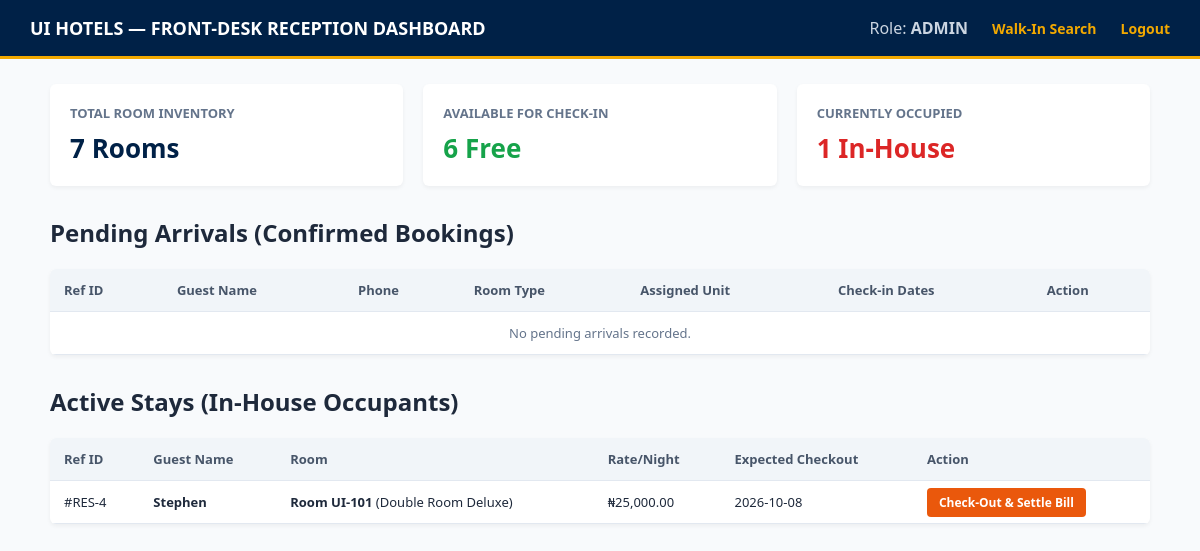
/dashboard.php (signed in), run on the app's committed database.
### tables this page shows
CREATE TABLE `reservations` (
  `reservation_id` int(11) NOT NULL,
  `guest_id` int(11) NOT NULL,
  `room_id` int(11) NOT NULL,
  `created_by` int(11) NOT NULL,
  `check_in` date NOT NULL,
  `check_out` date NOT NULL,
  `status` enum('Confirmed','Checked-in','Completed','Cancelled') DEFAULT 'Confirmed',
  `created_at` timestamp NOT NULL DEFAULT current_timestamp()
);

CREATE TABLE `guests` (
  `guest_id` int(11) NOT NULL,
  `full_name` varchar(120) NOT NULL,
  `phone` varchar(20) NOT NULL,
  `email` varchar(120) DEFAULT NULL,
  `address` text DEFAULT NULL
);

CREATE TABLE `rooms` (
  `room_id` int(11) NOT NULL,
  `room_number` varchar(10) NOT NULL,
  `type_id` int(11) NOT NULL,
  `status` enum('available','occupied','maintenance') DEFAULT 'available'
);

CREATE TABLE `room_types` (
  `type_id` int(11) NOT NULL,
  `type_name` varchar(60) NOT NULL,
  `rate_per_night` decimal(10,2) NOT NULL,
  `max_occupancy` int(11) NOT NULL
);

### dashboard.php (the view, shortened to what this page needs)
<?php
require_once 'db.php';
$total_rooms     = $pdo->query("SELECT COUNT(*) FROM rooms")->fetchColumn();
$occupied_rooms  = $pdo->query("SELECT COUNT(*) FROM rooms WHERE status = 'occupied'")->fetchColumn();
$available_rooms = $pdo->query("SELECT COUNT(*) FROM rooms WHERE status = 'available'")->fetchColumn();
$arr_stmt = $pdo->query("
    SELECT res.*, g.full_name, g.phone, r.room_number, rt.type_name
    FROM reservations res
    JOIN guests g ON res.guest_id = g.guest_id
    JOIN rooms r ON res.room_id = r.room_id
    JOIN room_types rt ON r.type_id = rt.type_id
    WHERE res.status = 'Confirmed'
    ORDER BY res.check_in ASC
");
$arrivals = $arr_stmt->fetchAll();
$stay_stmt = $pdo->query("
    SELECT res.*, g.full_name, r.room_number, rt.type_name, rt.rate_per_night
    FROM reservations res
    JOIN guests g ON res.guest_id = g.guest_id
    JOIN rooms r ON res.room_id = r.room_id
    JOIN room_types rt ON r.type_id = rt.type_id
    WHERE res.status = 'Checked-in'
    ORDER BY res.check_out ASC
");
$active_stays = $stay_stmt->fetchAll();
?>
<!DOCTYPE html>
<html lang="en">
<head>
</head>
<body>
    <div class="header">
        <h1>UI HOTELS — FRONT-DESK RECEPTION DASHBOARD</h1>
        <div class="nav-links">
            <span style="color:#cbd5e1;">Role: <strong><?php echo strtoupper($_SESSION['role']); ?></strong></span>
            <a href="reservations.php">Walk-In Search</a>
            <a href="logout.php">Logout</a>
        </div>
    </div>
    <div class="container">
        <div class="metric-cards">
            <div class="card">
                <h3>Total Room Inventory</h3>
                <div class="count"><?php echo $total_rooms; ?> Rooms</div>
            </div>
            <div class="card">
                <h3>Available for Check-In</h3>
                <div class="count" style="color:#16a34a;"><?php echo $available_rooms; ?> Free</div>
            </div>
            <div class="card">
                <h3>Currently Occupied</h3>
                <div class="count" style="color:#dc2626;"><?php echo $occupied_rooms; ?> In-House</div>
            </div>
        </div>
        <h2>Pending Arrivals (Confirmed Bookings)</h2>
        <table>
            <thead>
                <tr>
                    <th>Ref ID</th>
                    <th>Guest Name</th>
                    <th>Phone</th>
                    <th>Room Type</th>
                    <th>Assigned Unit</th>
                    <th>Check-in Dates</th>
                    <th>Action</th>
                </tr>
            </thead>
            <tbody>
                <?php if (empty($arrivals)): ?>
                    <tr><td colspan="7" style="text-align:center;color:#64748b;">No pending arrivals recorded.</td></tr>
                <?php else: foreach ($arrivals as $a): ?>
                    <tr>
                        <td>#RES-<?php echo $a['reservation_id']; ?></td>
                        <td><strong><?php echo htmlspecialchars($a['full_name']); ?></strong></td>
                        <td><?php echo htmlspecialchars($a['phone']); ?></td>
                        <td><?php echo htmlspecialchars($a['type_name']); ?></td>
                        <td><strong>Room <?php echo htmlspecialchars($a['room_number']); ?></strong></td>
                        <td><?php echo $a['check_in'] . " to " . $a['check_out']; ?></td>
                        <td><a href="dashboard.php?checkin_id=<?php echo $a['reservation_id']; ?>" class="btn btn-in">Check-in Guest</a></td>
                    </tr>
                <?php endforeach; endif; ?>
            </tbody>
        </table>
        <h2>Active Stays (In-House Occupants)</h2>
        <table>
            <thead>
                <tr>
                    <th>Ref ID</th>
                    <th>Guest Name</th>
                    <th>Room</th>
                    <th>Rate/Night</th>
                    <th>Expected Checkout</th>
                    <th>Action</th>
                </tr>
            </thead>
            <tbody>
                <?php if (empty($active_stays)): ?>
                    <tr><td colspan="6" style="text-align:center;color:#64748b;">No active occupants in-house.</td></tr>
                <?php else: foreach ($active_stays as $s): ?>
                    <tr>
                        <td>#RES-<?php echo $s['reservation_id']; ?></td>
                        <td><strong><?php echo htmlspecialchars($s['full_name']); ?></strong></td>
                        <td><strong>Room <?php echo htmlspecialchars($s['room_number']); ?></strong> (<?php echo htmlspecialchars($s['type_name']); ?>)</td>
                        <td>₦<?php echo number_format($s['rate_per_night'], 2); ?></td>
                        <td><?php echo $s['check_out']; ?></td>
                        <td><a href="checkout.php?id=<?php echo $s['reservation_id']; ?>" class="btn btn-out">Check-Out & Settle Bill</a></td>
                    </tr>
                <?php endforeach; endif; ?>
            </tbody>
        </table>
    </div>
</body>
</html>

### dashboard.php (style rules this page uses)
body { font-family: 'Segoe UI', sans-serif; margin: 0; background: #f8fafc; color: #1e293b; }
.header { background: #002147; color: white; padding: 16px 30px; display: flex; justify-content: space-between; align-items: center; border-bottom: 3px solid #f2a900; }
.header h1 { margin: 0; font-size: 18px; }
.nav-links a { color: #f2a900; text-decoration: none; margin-left: 20px; font-weight: 600; font-size: 14px; }
.container { max-width: 1100px; margin: 25px auto; padding: 0 20px; }
.metric-cards { display: grid; grid-template-columns: repeat(3, 1fr); gap: 20px; margin-bottom: 30px; }
.card { background: white; padding: 20px; border-radius: 6px; box-shadow: 0 2px 4px rgba(0,0,0,0.05); }
.card h3 { margin: 0 0 8px; font-size: 13px; color: #64748b; text-transform: uppercase; }
.card .count { font-size: 26px; font-weight: bold; color: #002147; }
table { width: 100%; border-collapse: collapse; background: white; border-radius: 6px; overflow: hidden; box-shadow: 0 2px 4px rgba(0,0,0,0.05); margin-bottom: 30px; }
th, td { padding: 12px 14px; text-align: left; border-bottom: 1px solid #e2e8f0; font-size: 13px; }
th { background: #f1f5f9; color: #475569; }
.btn { padding: 6px 12px; border-radius: 4px; text-decoration: none; font-size: 12px; font-weight: bold; }
.btn-out { background: #ea580c; color: white; }

### data on the page
reservations: reservation_id "4", guest.full_name "Stephen", room.room_number "UI-101", room_types.type_name "Double Room Deluxe", room_types.rate_per_night "25,000.00", check_out "2026-10-08"

### other printed values
$_SESSION['role'] "ADMIN"
$total_rooms "7"
$available_rooms "6"
$occupied_rooms "1"
